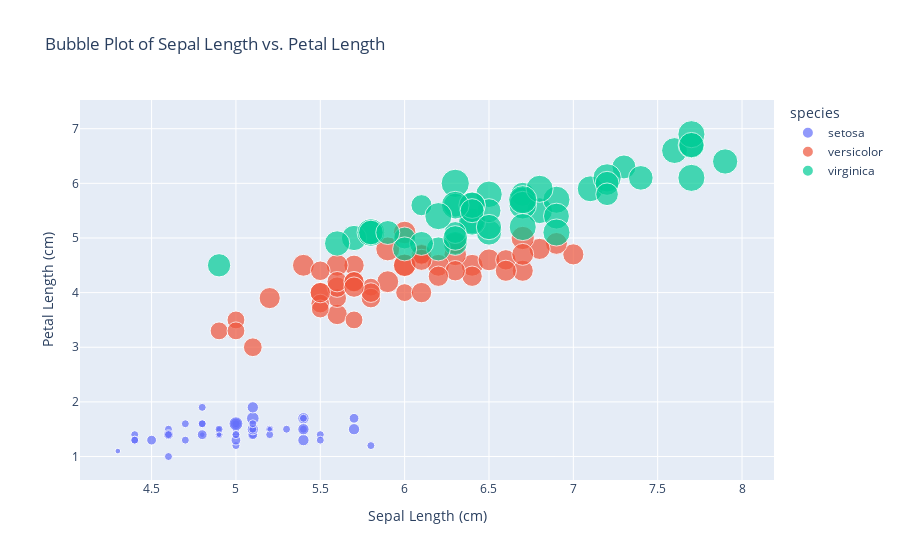

The notebook cell saved with this chart:
### Markdown cell above
### Task 6: Exploration (5 Points)

- **Task**: Use any other python library except `matplotlib` and `seaborn`, and plot a graph that interests you using the `iris` dataset.

### Code cell
# Write your code here
import plotly.express as px
fig = px.scatter(
    iris, x='sepal_length', y='petal_length', size='petal_width', color='species', hover_name='species',
    title='Bubble Plot of Sepal Length vs. Petal Length',labels={'sepal_length': 'Sepal Length (cm)', 'petal_length': 'Petal Length (cm)','petal_width': 'Petal Width (cm)'}
)
fig.show()

### Figure 1 — Plotly figure (JSON) as saved in the notebook; plotly's stock layout.template omitted (floating-point values rounded to 4 significant figures)
{"data": [{"hovertemplate": "<b>%{hovertext}</b><br><br>species=setosa<br>Sepal Length (cm)=%{x}<br>Petal Length (cm)=%{y}<br>Petal Width (cm)=%{marker.size}<extra></extra>", "hovertext": ["setosa", "setosa", "setosa", "setosa", "setosa", "setosa", "setosa", "setosa", "setosa", "setosa", "setosa", "setosa", "setosa", "setosa", "setosa", "setosa", "setosa", "setosa", "setosa", "setosa", "setosa", "setosa", "setosa", "setosa", "setosa", "setosa", "setosa", "setosa", "setosa", "setosa", "setosa", "setosa", "setosa", "setosa", "setosa", "setosa", "setosa", "setosa", "setosa", "setosa", "setosa", "setosa", "setosa", "setosa", "setosa", "setosa", "setosa", "setosa", "setosa", "setosa"], "legendgroup": "setosa", "marker": {"color": "#636efa", "size": [0.2, 0.2, 0.2, 0.2, 0.2, 0.4, 0.3, 0.2, 0.2, 0.1, 0.2, 0.2, 0.1, 0.1, 0.2, 0.4, 0.4, 0.3, 0.3, 0.3, 0.2, 0.4, 0.2, 0.5, 0.2, 0.2, 0.4, 0.2, 0.2, 0.2, 0.2, 0.4, 0.1, 0.2, 0.2, 0.2, 0.2, 0.1, 0.2, 0.2, 0.3, 0.3, 0.2, 0.6, 0.4, 0.3, 0.2, 0.2, 0.2, 0.2], "sizemode": "area", "sizeref": 0.00625, "symbol": "circle"}, "mode": "markers", "name": "setosa", "orientation": "v", "showlegend": true, "type": "scatter", "x": [5.1, 4.9, 4.7, 4.6, 5, 5.4, 4.6, 5, 4.4, 4.9, 5.4, 4.8, 4.8, 4.3, 5.8, 5.7, 5.4, 5.1, 5.7, 5.1, 5.4, 5.1, 4.6, 5.1, 4.8, 5, 5, 5.2, 5.2, 4.7, 4.8, 5.4, 5.2, 5.5, 4.9, 5, 5.5, 4.9, 4.4, 5.1, 5, 4.5, 4.4, 5, 5.1, 4.8, 5.1, 4.6, 5.3, 5], "xaxis": "x", "y": [1.4, 1.4, 1.3, 1.5, 1.4, 1.7, 1.4, 1.5, 1.4, 1.5, 1.5, 1.6, 1.4, 1.1, 1.2, 1.5, 1.3, 1.4, 1.7, 1.5, 1.7, 1.5, 1, 1.7, 1.9, 1.6, 1.6, 1.5, 1.4, 1.6, 1.6, 1.5, 1.5, 1.4, 1.5, 1.2, 1.3, 1.4, 1.3, 1.5, 1.3, 1.3, 1.3, 1.6, 1.9, 1.4, 1.6, 1.4, 1.5, 1.4], "yaxis": "y"}, {"hovertemplate": "<b>%{hovertext}</b><br><br>species=versicolor<br>Sepal Length (cm)=%{x}<br>Petal Length (cm)=%{y}<br>Petal Width (cm)=%{marker.size}<extra></extra>", "hovertext": ["versicolor", "versicolor", "versicolor", "versicolor", "versicolor", "versicolor", "versicolor", "versicolor", "versicolor", "versicolor", "versicolor", "versicolor", "versicolor", "versicolor", "versicolor", "versicolor", "versicolor", "versicolor", "versicolor", "versicolor", "versicolor", "versicolor", "versicolor", "versicolor", "versicolor", "versicolor", "versicolor", "versicolor", "versicolor", "versicolor", "versicolor", "versicolor", "versicolor", "versicolor", "versicolor", "versicolor", "versicolor", "versicolor", "versicolor", "versicolor", "versicolor", "versicolor", "versicolor", "versicolor", "versicolor", "versicolor", "versicolor", "versicolor", "versicolor", "versicolor"], "legendgroup": "versicolor", "marker": {"color": "#EF553B", "size": [1.4, 1.5, 1.5, 1.3, 1.5, 1.3, 1.6, 1, 1.3, 1.4, 1, 1.5, 1, 1.4, 1.3, 1.4, 1.5, 1, 1.5, 1.1, 1.8, 1.3, 1.5, 1.2, 1.3, 1.4, 1.4, 1.7, 1.5, 1, 1.1, 1, 1.2, 1.6, 1.5, 1.6, 1.5, 1.3, 1.3, 1.3, 1.2, 1.4, 1.2, 1, 1.3, 1.2, 1.3, 1.3, 1.1, 1.3], "sizemode": "area", "sizeref": 0.00625, "symbol": "circle"}, "mode": "markers", "name": "versicolor", "orientation": "v", "showlegend": true, "type": "scatter", "x": [7, 6.4, 6.9, 5.5, 6.5, 5.7, 6.3, 4.9, 6.6, 5.2, 5, 5.9, 6, 6.1, 5.6, 6.7, 5.6, 5.8, 6.2, 5.6, 5.9, 6.1, 6.3, 6.1, 6.4, 6.6, 6.8, 6.7, 6, 5.7, 5.5, 5.5, 5.8, 6, 5.4, 6, 6.7, 6.3, 5.6, 5.5, 5.5, 6.1, 5.8, 5, 5.6, 5.7, 5.7, 6.2, 5.1, 5.7], "xaxis": "x", "y": [4.7, 4.5, 4.9, 4, 4.6, 4.5, 4.7, 3.3, 4.6, 3.9, 3.5, 4.2, 4, 4.7, 3.6, 4.4, 4.5, 4.1, 4.5, 3.9, 4.8, 4, 4.9, 4.7, 4.3, 4.4, 4.8, 5, 4.5, 3.5, 3.8, 3.7, 3.9, 5.1, 4.5, 4.5, 4.7, 4.4, 4.1, 4, 4.4, 4.6, 4, 3.3, 4.2, 4.2, 4.2, 4.3, 3, 4.1], "yaxis": "y"}, {"hovertemplate": "<b>%{hovertext}</b><br><br>species=virginica<br>Sepal Length (cm)=%{x}<br>Petal Length (cm)=%{y}<br>Petal Width (cm)=%{marker.size}<extra></extra>", "hovertext": ["virginica", "virginica", "virginica", "virginica", "virginica", "virginica", "virginica", "virginica", "virginica", "virginica", "virginica", "virginica", "virginica", "virginica", "virginica", "virginica", "virginica", "virginica", "virginica", "virginica", "virginica", "virginica", "virginica", "virginica", "virginica", "virginica", "virginica", "virginica", "virginica", "virginica", "virginica", "virginica", "virginica", "virginica", "virginica", "virginica", "virginica", "virginica", "virginica", "virginica", "virginica", "virginica", "virginica", "virginica", "virginica", "virginica", "virginica", "virginica", "virginica", "virginica"], "legendgroup": "virginica", "marker": {"color": "#00cc96", "size": [2.5, 1.9, 2.1, 1.8, 2.2, 2.1, 1.7, 1.8, 1.8, 2.5, 2, 1.9, 2.1, 2, 2.4, 2.3, 1.8, 2.2, 2.3, 1.5, 2.3, 2, 2, 1.8, 2.1, 1.8, 1.8, 1.8, 2.1, 1.6, 1.9, 2, 2.2, 1.5, 1.4, 2.3, 2.4, 1.8, 1.8, 2.1, 2.4, 2.3, 1.9, 2.3, 2.5, 2.3, 1.9, 2, 2.3, 1.8], "sizemode": "area", "sizeref": 0.00625, "symbol": "circle"}, "mode": "markers", "name": "virginica", "orientation": "v", "showlegend": true, "type": "scatter", "x": [6.3, 5.8, 7.1, 6.3, 6.5, 7.6, 4.9, 7.3, 6.7, 7.2, 6.5, 6.4, 6.8, 5.7, 5.8, 6.4, 6.5, 7.7, 7.7, 6, 6.9, 5.6, 7.7, 6.3, 6.7, 7.2, 6.2, 6.1, 6.4, 7.2, 7.4, 7.9, 6.4, 6.3, 6.1, 7.7, 6.3, 6.4, 6, 6.9, 6.7, 6.9, 5.8, 6.8, 6.7, 6.7, 6.3, 6.5, 6.2, 5.9], "xaxis": "x", "y": [6, 5.1, 5.9, 5.6, 5.8, 6.6, 4.5, 6.3, 5.8, 6.1, 5.1, 5.3, 5.5, 5, 5.1, 5.3, 5.5, 6.7, 6.9, 5, 5.7, 4.9, 6.7, 4.9, 5.7, 6, 4.8, 4.9, 5.6, 5.8, 6.1, 6.4, 5.6, 5.1, 5.6, 6.1, 5.6, 5.5, 4.8, 5.4, 5.6, 5.1, 5.1, 5.9, 5.7, 5.2, 5, 5.2, 5.4, 5.1], "yaxis": "y"}], "layout": {"autosize": true, "legend": {"itemsizing": "constant", "title": {"text": "species"}, "tracegroupgap": 0}, "title": {"text": "Bubble Plot of Sepal Length vs. Petal Length"}, "xaxis": {"anchor": "y", "autorange": true, "domain": [0, 1], "range": [4.065, 8.227], "title": {"text": "Sepal Length (cm)"}, "type": "linear"}, "yaxis": {"anchor": "x", "autorange": true, "domain": [0, 1], "range": [0.4417, 7.902], "title": {"text": "Petal Length (cm)"}, "type": "linear"}}}
